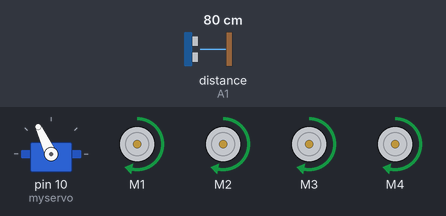
Simulated run of this sketch. Board: Arduino Uno, built with avr-gcc and run on an emulated ATmega328P. Parts: servo, 4 × DC motor (green arrow = forward, orange = backward, longer = faster). The test bench sets the inputs (shaded band); at power-on: distance to the obstacle (sensor on A1) 80 cm. The echo pulse lasts 58.3 µs per cm.

Above: at 2.7 s.
2.8 s: distance to the obstacle (sensor on A1) set to 21 cm
4.3 s: distance to the obstacle (sensor on A1) set to 16 cm
At 6.6 s:
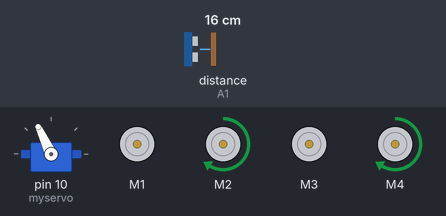
7.3 s: distance to the obstacle (sensor on A1) set to 250 cm
10.3 s: distance to the obstacle (sensor on A1) set to 2 cm
At 11.2 s:
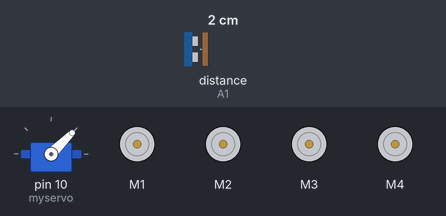
13.3 s: distance to the obstacle (sensor on A1) set to 299 cm
At 14.31 s:
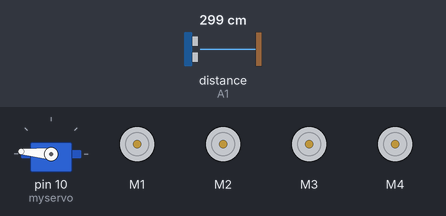
Timing chart, 0 to 17.2 s (numbered marks = the images above; inputs shaded):
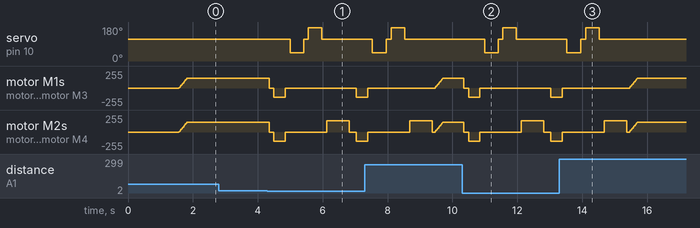

The sketch:

ARDUINO_OBSTACLE_AVOIDING_CAR.ino
```cpp
#include <AFMotor.h>
#include <NewPing.h>
#include <Servo.h>

// =====================
// Ultrasonic Sensor
// =====================
#define TRIG_PIN A0
#define ECHO_PIN A1
#define MAX_DISTANCE 200

// =====================
// Motor & Motion Settings
// =====================
#define CRUISE_SPEED 150
#define TURN_SPEED   170
#define BACK_SPEED   140
#define ACC_STEP     3
#define SAFE_DISTANCE 18

// =====================

NewPing sonar(TRIG_PIN, ECHO_PIN, MAX_DISTANCE);
Servo myservo;

// Motor order (IMPORTANT)
AF_DCMotor motor1(1, MOTOR12_1KHZ); // Front Left
AF_DCMotor motor2(2, MOTOR12_1KHZ); // Front Right
AF_DCMotor motor3(3, MOTOR34_1KHZ); // Back Left
AF_DCMotor motor4(4, MOTOR34_1KHZ); // Back Right

bool goesForward = false;
int distance = 100;

// =====================
// SETUP
// =====================
void setup() {
  myservo.attach(10);
  myservo.write(115);     // Center
  delay(1500);
  distance = readPing();
}

// =====================
// LOOP
// =====================
void loop() {

  if (distance <= SAFE_DISTANCE) {

    moveStop();
    delay(150);

    moveBackward();
    delay(350);
    moveStop();
    delay(150);

    int rightDist = lookRight();
    delay(150);
    int leftDist  = lookLeft();
    delay(150);

    if (rightDist > leftDist)
      pivotRight();
    else
      pivotLeft();
  }
  else {
    moveForward();
  }

  distance = readPing();
}

// =====================
// SENSOR FUNCTIONS
// =====================
int readPing() {
  delay(60);
  int cm = sonar.ping_cm();
  return (cm == 0) ? MAX_DISTANCE : cm;
}

int lookRight() {
  myservo.write(45);
  delay(350);
  int d = readPing();
  myservo.write(115);
  return d;
}

int lookLeft() {
  myservo.write(175);
  delay(350);
  int d = readPing();
  myservo.write(115);
  return d;
}

// =====================
// MOTOR CONTROL
// =====================
void setSpeed(int m1, int m2, int m3, int m4) {
  motor1.setSpeed(m1);
  motor2.setSpeed(m2);
  motor3.setSpeed(m3);
  motor4.setSpeed(m4);
}

void moveStop() {
  motor1.run(RELEASE);
  motor2.run(RELEASE);
  motor3.run(RELEASE);
  motor4.run(RELEASE);
  goesForward = false;
}

void moveForward() {
  if (!goesForward) {
    goesForward = true;

    motor1.run(FORWARD);
    motor2.run(FORWARD);
    motor3.run(FORWARD);
    motor4.run(FORWARD);

    for (int s = 0; s <= CRUISE_SPEED; s += ACC_STEP) {
      setSpeed(s, s, s, s);
      delay(5);
    }
  }
}

void moveBackward() {
  goesForward = false;

  motor1.run(BACKWARD);
  motor2.run(BACKWARD);
  motor3.run(BACKWARD);
  motor4.run(BACKWARD);

  setSpeed(BACK_SPEED, BACK_SPEED, BACK_SPEED, BACK_SPEED);
}

// =====================
// PIVOT TURN (KEY PART)
// =====================

void pivotRight() {
  // Left side moves
  motor1.run(FORWARD);   // Front Left
  motor3.run(FORWARD);   // Back Left

  // Right side stops
  motor2.run(RELEASE);
  motor4.run(RELEASE);

  setSpeed(TURN_SPEED, 0, TURN_SPEED, 0);
  delay(700);
  moveStop();
}

void pivotLeft() {
  // Right side moves
  motor2.run(FORWARD);   // Front Right
  motor4.run(FORWARD);   // Back Right

  // Left side stops
  motor1.run(RELEASE);
  motor3.run(RELEASE);

  setSpeed(0, TURN_SPEED, 0, TURN_SPEED);
  delay(700);
  moveStop();
}
```

Measured:
- the behaviour switches between 19 and 18 cm on distance to the obstacle (sensor on A1) (found by bisection; images 0 and 1)
- after the input at 2.8 s, every drawn part: stays the same
- after the input at 4.3 s, servo on pin 10 (myservo): 115° → 45° after 0.70 s, → 115° 0.41 s later, → 175° 0.15 s later, → 115° 0.41 s later; motor M1: forward 150/255 → stopped after 0.05 s, → backward 140/255 0.15 s later, → stopped 0.35 s later, → backward 140/255 2.2 s later
- after the input at 10.3 s, servo on pin 10 (myservo): 115° → 45° after 0.70 s, → 115° 0.41 s later, → 175° 0.15 s later, → 115° 0.41 s later; motor M1: forward 150/255 → stopped after 0.05 s, → backward 140/255 0.15 s later, → stopped 0.35 s later, → backward 140/255 2.2 s later
- after the input at 13.3 s, servo on pin 10 (myservo): goes on until 14.5 s, then stays 115°
